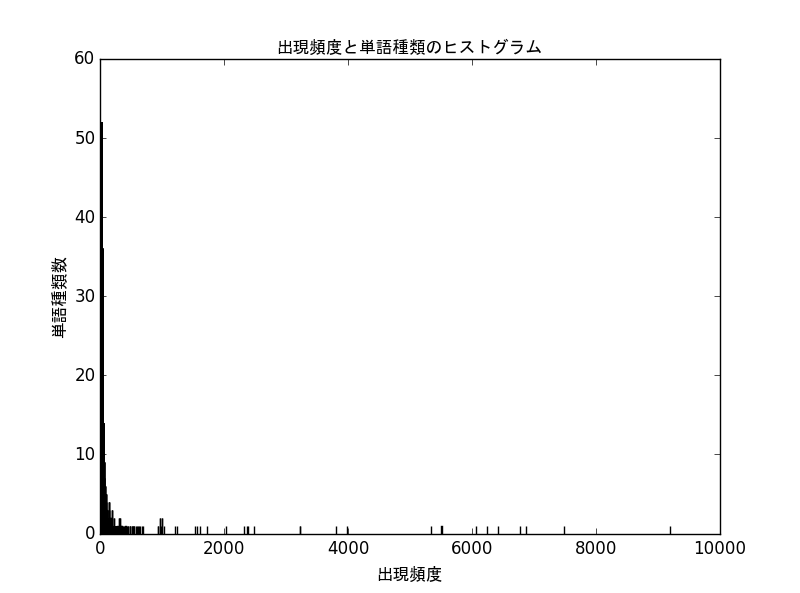

Generate this figure with Python:
# -*- coding: utf-8 -*-
"""
Created on Fri Aug 07 17:13:35 2015

@author: umezawa
出現頻度が高い10語とその出現頻度をグラフ（例えば棒グラフなど）で表示せよ．
"""
import train_30
import argparse
from collections import Counter
import matplotlib.pyplot as plt
from matplotlib.font_manager import FontProperties

fp = FontProperties(fname='C:\Windows\Fonts\msgothic.ttc')

def count_ten(neko_dict):
    count_list = list()
    most_ten_word = list()
    most_ten_count = list()

    for neko_list in neko_dict:
        for m in neko_list:
            count_list.append(m["surface"])
            
    for words,count in Counter(count_list).most_common(1000):
        most_ten_word.append(words)
        most_ten_count.append(count)
        
    return (most_ten_word,most_ten_count)
      
def graph_plot(word_ten,count_ten):
    
    kind_count = list()
    
    for kind in count_ten:
        kind_count.append(count_ten.count(kind))
    
    plt.title(u"出現頻度と単語種類のヒストグラム", fontdict = {"fontproperties": fp})
    plt.xlabel(u"出現頻度", fontdict = {"fontproperties": fp})
    plt.ylabel(u"単語種類数", fontdict = {"fontproperties": fp})
        
    X = list()
    
    for i in range(0,1000):
        X.append(i)

    plt.xlim(0,10000)
    plt.ylim(0,60)
    plt.bar(count_ten,kind_count)
    
    
   
if __name__ == "__main__" :
    
    parser = argparse.ArgumentParser()
    parser.add_argument( "-i", "--input", dest = "input_file" ,default = "neko.mecab", help = "train_37 help" )
    args = parser.parse_args();
    morph = train_30.morph(args.input_file)
    most_ten_word,most_ten_count = count_ten(morph)
    graph_plot(most_ten_word,most_ten_count)
